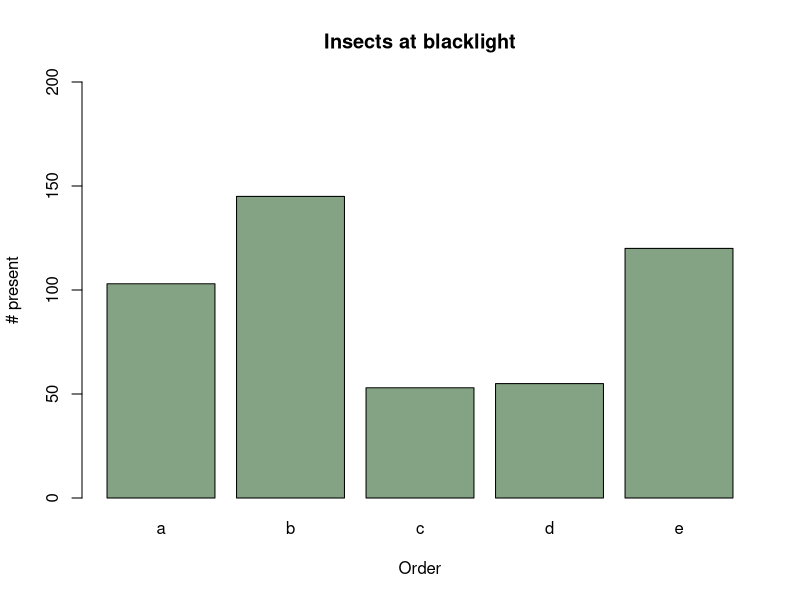

R code for this plot:
## ---- chunk 1
# CCI Blacklight data
data <- data.frame(
  name=letters[1:5],
  value=sample(seq(4,150),5)
)

barplot(height=data$value, names=data$name, col=rgb(0.2,0.4,0.2,0.6),
        xlab="Order",
        ylab="# present",
        main="Insects at blacklight",
        ylim=c(0, 200)
        )

